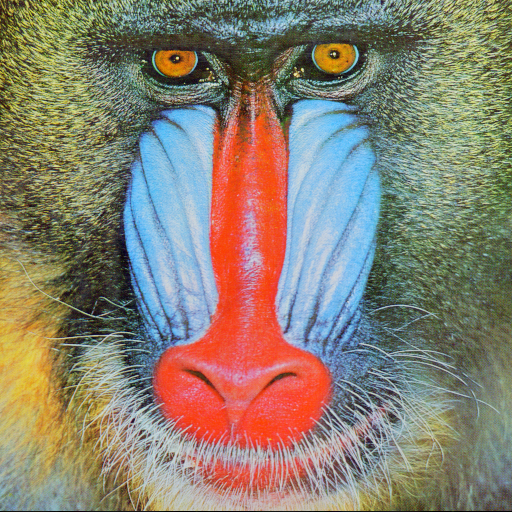
#> input picture Kodlar/baboon.bmp, 512 x 512 px
$ python h4_5_GammaDonusumu.py
#> lines starting #> are read from the running program, lines starting #| are printed output that depends on the picture
#Gamma dönüşümü
import cv2
import matplotlib.pyplot as plt
import numpy as np

img = cv2.imread('baboon.bmp')
#> img is the input picture: shape (512, 512, 3); mean B, G, R 113.1, 128.9, 137.4
cv2.imshow("Orijinal", img)

# 4 gamma değerini uygulama.
for gamma in [0.1, 0.5, 1.16, 2.2]:
    # Gamma uygulama
    gamma_corrected = np.array(255 * (img / 255) ** gamma, dtype='uint8')

    # Düzeltilen görüntüleri kaydetme
    cv2.imwrite('gamma_transformed' + str(gamma) + '.jpg', gamma_corrected)

    # Ekrana gösterme
    cv2.imshow("Gamma Dönüşüm", gamma_corrected)
    cv2.waitKey(0)  # Bekleme işlemi
#> this loop made 4 passes
#> pass 1, `gamma_corrected = np.array(255 * (img / 255) ** gamma, dtype='uint8')`:
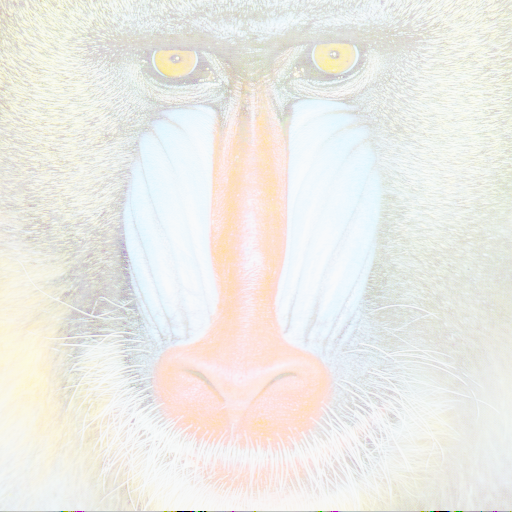
#> gamma_corrected: shape (512, 512, 3); mean B, G, R 231, 235.8, 237.2
#> pass 2, `gamma_corrected = np.array(255 * (img / 255) ** gamma, dtype='uint8')`:
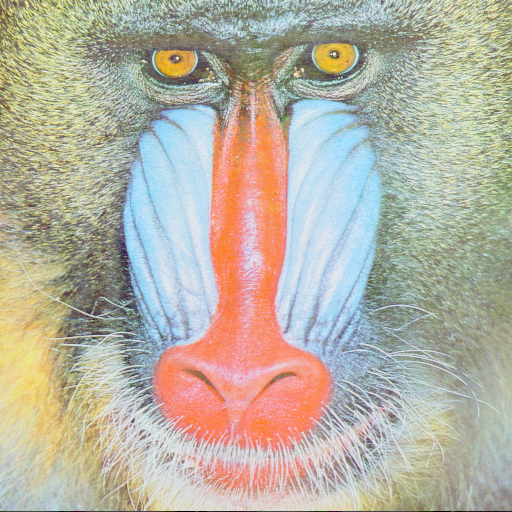
#> gamma_corrected: shape (512, 512, 3); mean B, G, R 162.6, 177.1, 182.5

# Pencereyi kapatma
cv2.destroyAllWindows()

# Gamma fonksiyonunu çizdirme
gama = 1 / 5
a = np.linspace(0, 1, 50)
print("a = ", a)
g = a ** gama
plt.plot(a, g)
plt.show()
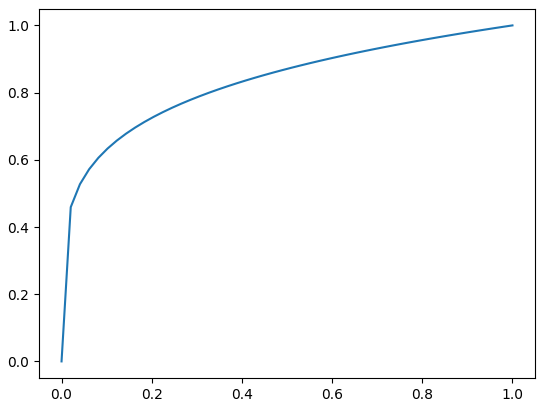
#> figure drawn by matplotlib, 1 panel; curve peaks at x = 1, y = 1
